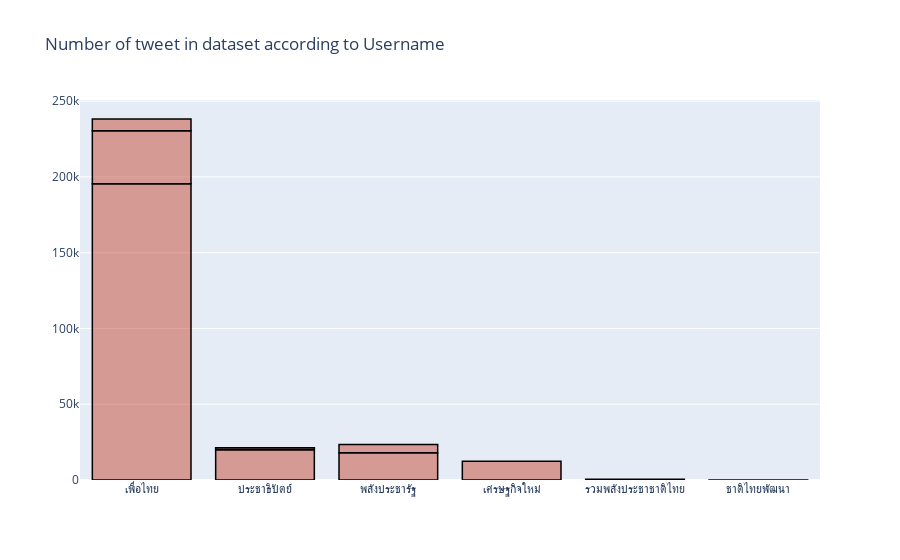

Here is the notebook cell this chart was saved with:
### Code cell
trace1 = go.Bar(
                x = aa['Party'][aa['Party']!='อนาคตใหม่'],
                y = aa['eng_sum'][aa['Party']!='อนาคตใหม่'],
                name = "Number of tweets in dataset according ",
                marker = dict(color = 'rgba(200, 74, 55, 0.5)',
                             line=dict(color='rgb(0,0,0)',width=1.5)),
                )

data = [trace1]
layout = go.Layout(barmode = "group",title = 'Number of tweet in dataset according to Username')
fig = go.Figure(data = data, layout = layout)
py.iplot(fig)

### Figure 1 — Plotly figure (JSON) as saved in the notebook; plotly's stock layout.template omitted (floating-point values rounded to 4 significant figures)
{"data": [{"marker": {"color": "rgba(200, 74, 55, 0.5)", "line": {"color": "rgb(0,0,0)", "width": 1.5}}, "name": "Number of tweets in dataset according ", "type": "bar", "x": ["เพื่อไทย", "เพื่อไทย", "ประชาธิปัตย์", "พลังประชารัฐ", "เศรษฐกิจใหม่", "เพื่อไทย", "พลังประชารัฐ", "ประชาธิปัตย์", "รวมพลังประชาชาติไทย", "ประชาธิปัตย์", "ชาติไทยพัฒนา"], "y": [195416, 35060, 19879, 17958, 12300, 7741, 5443, 1346, 532, 115, 41]}], "layout": {"barmode": "group", "title": {"text": "Number of tweet in dataset according to Username"}}}
